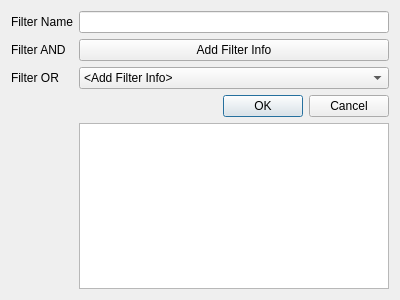
<?xml version="1.0" encoding="UTF-8"?>
<ui version="4.0">
 <class>CreateFilterDialog</class>
 <widget class="QDialog" name="CreateFilterDialog">
  <property name="geometry">
   <rect>
    <x>0</x>
    <y>0</y>
    <width>400</width>
    <height>300</height>
   </rect>
  </property>
  <property name="windowTitle">
   <string>Dialog</string>
  </property>
  <layout class="QFormLayout" name="formLayout">
   <item row="0" column="0">
    <widget class="QLabel" name="label_filter_name">
     <property name="text">
      <string>Filter Name</string>
     </property>
    </widget>
   </item>
   <item row="1" column="0">
    <widget class="QLabel" name="label_filter_and">
     <property name="text">
      <string>Filter AND</string>
     </property>
    </widget>
   </item>
   <item row="2" column="0">
    <widget class="QLabel" name="label_filter_or">
     <property name="text">
      <string>Filter OR</string>
     </property>
    </widget>
   </item>
   <item row="0" column="1">
    <widget class="QLineEdit" name="edit_name"/>
   </item>
   <item row="2" column="1">
    <widget class="QComboBox" name="combbox_filter_or">
     <item>
      <property name="text">
       <string>&lt;Add Filter Info&gt;</string>
      </property>
     </item>
    </widget>
   </item>
   <item row="1" column="1">
    <widget class="QPushButton" name="button_filter_info">
     <property name="text">
      <string>Add Filter Info</string>
     </property>
    </widget>
   </item>
   <item row="3" column="1">
    <widget class="QDialogButtonBox" name="buttonBox">
     <property name="orientation">
      <enum>Qt::Horizontal</enum>
     </property>
     <property name="standardButtons">
      <set>QDialogButtonBox::Cancel|QDialogButtonBox::Ok</set>
     </property>
    </widget>
   </item>
   <item row="4" column="1">
    <widget class="QTextBrowser" name="textBrowser"/>
   </item>
  </layout>
 </widget>
 <resources/>
 <connections>
  <connection>
   <sender>buttonBox</sender>
   <signal>rejected()</signal>
   <receiver>CreateFilterDialog</receiver>
   <slot>reject()</slot>
   <hints>
    <hint type="sourcelabel">
     <x>164</x>
     <y>110</y>
    </hint>
    <hint type="destinationlabel">
     <x>286</x>
     <y>274</y>
    </hint>
   </hints>
  </connection>
  <connection>
   <sender>buttonBox</sender>
   <signal>accepted()</signal>
   <receiver>CreateFilterDialog</receiver>
   <slot>accept()</slot>
   <hints>
    <hint type="sourcelabel">
     <x>164</x>
     <y>104</y>
    </hint>
    <hint type="destinationlabel">
     <x>157</x>
     <y>274</y>
    </hint>
   </hints>
  </connection>
 </connections>
</ui>
